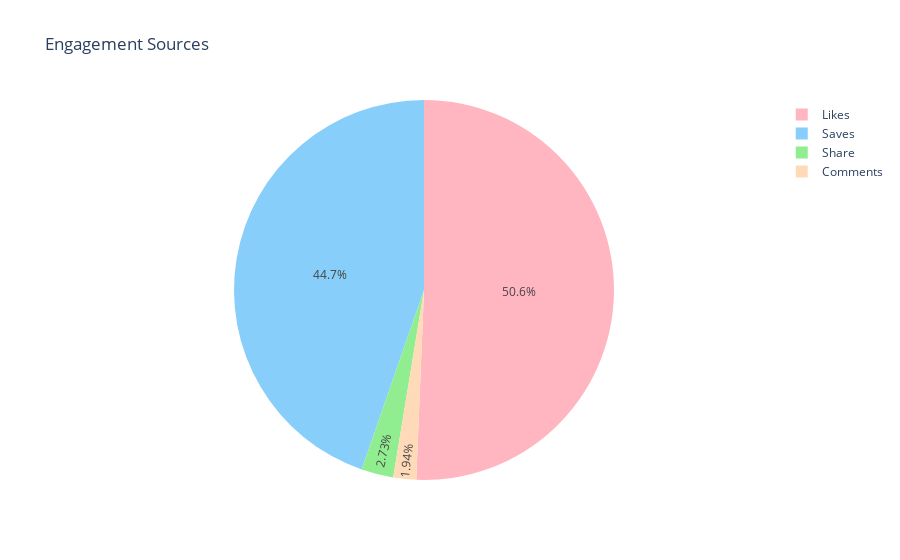

Notebook cell for this chart:
### Markdown cell above
Q.8: Have a look at the distribution of engagement sources as shown below

### Code cell
Like = df["Likes"].sum()
Save =df["Saves"].sum()
Share= df["Shares"].sum()
Comments = df["Comments"].sum()
colors = ['#FFB6C1', '#87CEFA', '#90EE90', '#FFDAB9']
labels = ['Likes','Saves','Share','Comments']
values = [Like,Save,Share,Comments]
fig = px.pie(data, values=values, names=labels,title='Engagement Sources',color_discrete_sequence=colors)
fig.show()

### Figure 1 — Plotly figure (JSON) as saved in the notebook; plotly's stock layout.template omitted (floating-point values rounded to 4 significant figures)
{"data": [{"domain": {"x": [0, 1], "y": [0, 1]}, "hovertemplate": "label=%{label}<br>value=%{value}<extra></extra>", "labels": ["Likes", "Saves", "Share", "Comments"], "legendgroup": "", "name": "", "showlegend": true, "type": "pie", "values": [20680, 18244, 1114, 793]}], "layout": {"autosize": true, "legend": {"tracegroupgap": 0}, "piecolorway": ["#FFB6C1", "#87CEFA", "#90EE90", "#FFDAB9"], "title": {"text": "Engagement Sources"}}}
